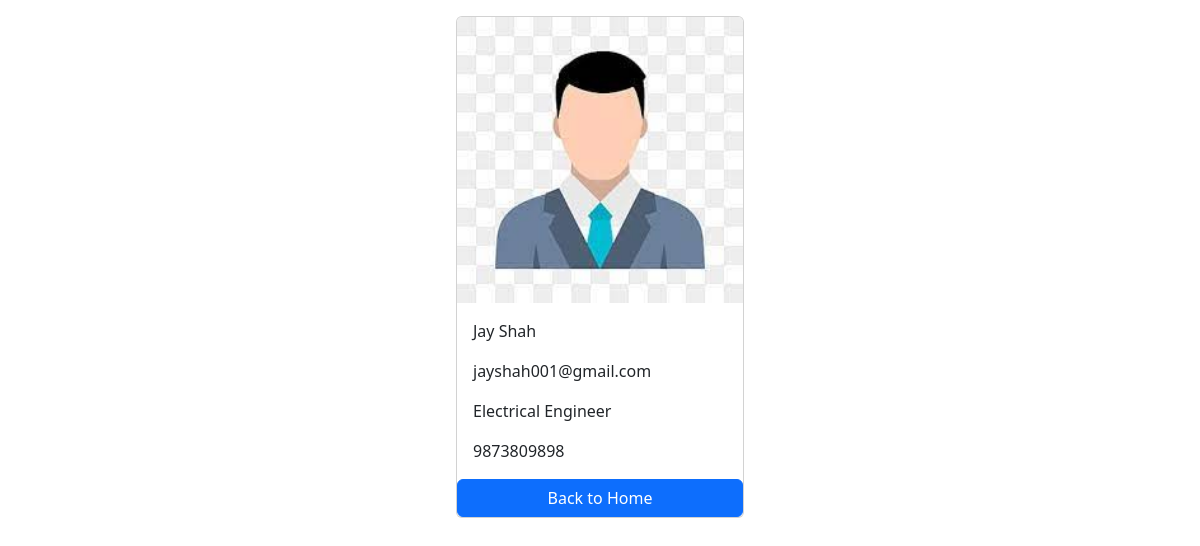
The page /employees/4/ on the database its author committed.
### employees/models.py (models this page shows, shortened)
class Employee(models.Model):
    first_name = models.CharField(max_length=100)
    last_name = models.CharField(max_length=100)
    photo = models.ImageField(upload_to='images')
    designation = models.CharField(max_length=100)
    email_address = models.EmailField(max_length=100,unique=True)
    phone_number = models.CharField(max_length=13,blank=True)
    created_at = models.DateTimeField(auto_now_add=True)
    updated_at = models.DateTimeField(auto_now=True)

### employees/views.py (the view)
# urls.py: path('<int:pk>/', views.employee_details, name='employee_detail'),
def employee_details(request, pk):
    employee = get_object_or_404(Employee, pk=pk)
    context = {
        'employee': employee
    }
    return render(request , 'employee_detail.html',context)

### templates/employee_detail.html (shortened to what this page needs)
{% load static %}
<!DOCTYPE html>
<html>
    <head>
        <link rel="stylesheet" href="{% static 'styles/style.css' %}">
        <link rel="stylesheet" href="https://cdn.jsdelivr.net/npm/bootstrap@5.3.2/dist/css/bootstrap.min.css">
    </head>
    <body>
        <div class="container mt-3">
            <div class="card mx-auto" style="width: 18rem;">
                <img class="card-img-top" src="{{ employee.photo.url }}" alt="Employee Photo">
                <div class="card-body">
                  <p class="card-text">{{ employee.first_name }} {{ employee.last_name }}</p>
                  <p class="card-text">{{ employee.email_address }}</p>
                  <p class="card-text">{{ employee.designation }}</p>
                  <p class="card-text">{{ employee.phone_number }}</p>
                </div>
                <a href="{% url 'home' %}" class="btn btn-primary">Back to Home</a>
              </div>
        </div>
    </body>
</html>

### static/styles/style.css (style rules this page uses)
body { background-color: blue; }

### rows shown on the page
Employee: photo (picture), first_name "Jay", last_name "Shah", email_address "jayshah001@gmail.com", designation "Electrical Engineer", phone_number "9873809898"
